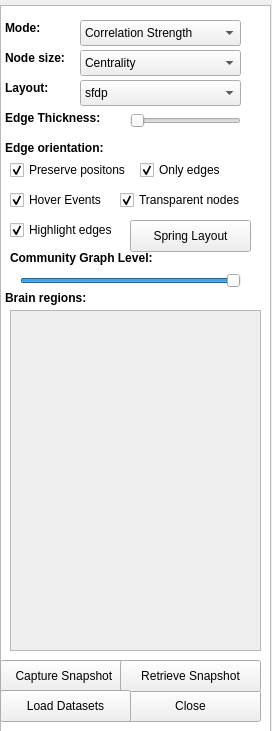
<?xml version="1.0" encoding="UTF-8"?>
<ui version="4.0">
 <class>Form</class>
 <widget class="QWidget" name="Form">
  <property name="geometry">
   <rect>
    <x>0</x>
    <y>0</y>
    <width>272</width>
    <height>731</height>
   </rect>
  </property>
  <property name="minimumSize">
   <size>
    <width>267</width>
    <height>682</height>
   </size>
  </property>
  <property name="windowTitle">
   <string>Form</string>
  </property>
  <widget class="QListView" name="listView">
   <property name="geometry">
    <rect>
     <x>0</x>
     <y>5</y>
     <width>271</width>
     <height>731</height>
    </rect>
   </property>
  </widget>
  <widget class="QPushButton" name="springLayout">
   <property name="geometry">
    <rect>
     <x>130</x>
     <y>220</y>
     <width>121</width>
     <height>32</height>
    </rect>
   </property>
   <property name="text">
    <string>Spring Layout</string>
   </property>
  </widget>
  <widget class="QSlider" name="Thickness">
   <property name="geometry">
    <rect>
     <x>130</x>
     <y>110</y>
     <width>111</width>
     <height>22</height>
    </rect>
   </property>
   <property name="tracking">
    <bool>false</bool>
   </property>
   <property name="orientation">
    <enum>Qt::Horizontal</enum>
   </property>
  </widget>
  <widget class="QPushButton" name="snapshot">
   <property name="geometry">
    <rect>
     <x>0</x>
     <y>660</y>
     <width>131</width>
     <height>32</height>
    </rect>
   </property>
   <property name="text">
    <string>Capture Snapshot </string>
   </property>
  </widget>
  <widget class="QLabel" name="label_2">
   <property name="geometry">
    <rect>
     <x>5</x>
     <y>140</y>
     <width>111</width>
     <height>16</height>
    </rect>
   </property>
   <property name="text">
    <string>&lt;html&gt;&lt;head/&gt;&lt;body&gt;&lt;p&gt;&lt;span style=&quot; font-weight:600;&quot;&gt;Edge orientation:&lt;/span&gt;&lt;/p&gt;&lt;/body&gt;&lt;/html&gt;</string>
   </property>
  </widget>
  <widget class="QPushButton" name="Quit">
   <property name="geometry">
    <rect>
     <x>120</x>
     <y>690</y>
     <width>141</width>
     <height>32</height>
    </rect>
   </property>
   <property name="text">
    <string>Close</string>
   </property>
  </widget>
  <widget class="QScrollArea" name="scroll">
   <property name="geometry">
    <rect>
     <x>10</x>
     <y>310</y>
     <width>251</width>
     <height>341</height>
    </rect>
   </property>
   <property name="widgetResizable">
    <bool>true</bool>
   </property>
   <widget class="QWidget" name="QuantWidget">
    <property name="geometry">
     <rect>
      <x>0</x>
      <y>0</y>
      <width>249</width>
      <height>339</height>
     </rect>
    </property>
    <widget class="QWidget" name="horizontalLayoutWidget">
     <property name="geometry">
      <rect>
       <x>-1</x>
       <y>-1</y>
       <width>251</width>
       <height>341</height>
      </rect>
     </property>
     <layout class="QHBoxLayout" name="quantTable"/>
    </widget>
   </widget>
  </widget>
  <widget class="QLabel" name="label">
   <property name="geometry">
    <rect>
     <x>5</x>
     <y>20</y>
     <width>121</width>
     <height>16</height>
    </rect>
   </property>
   <property name="text">
    <string>&lt;html&gt;&lt;head/&gt;&lt;body&gt;&lt;p&gt;&lt;span style=&quot; font-weight:600;&quot;&gt;Mode:&lt;/span&gt;&lt;/p&gt;&lt;/body&gt;&lt;/html&gt;</string>
   </property>
  </widget>
  <widget class="QLabel" name="label_5">
   <property name="geometry">
    <rect>
     <x>5</x>
     <y>110</y>
     <width>111</width>
     <height>16</height>
    </rect>
   </property>
   <property name="text">
    <string>&lt;html&gt;&lt;head/&gt;&lt;body&gt;&lt;p&gt;&lt;span style=&quot; font-weight:600;&quot;&gt;Edge Thickness: &lt;/span&gt;&lt;/p&gt;&lt;/body&gt;&lt;/html&gt;</string>
   </property>
  </widget>
  <widget class="QComboBox" name="Layout">
   <property name="geometry">
    <rect>
     <x>80</x>
     <y>80</y>
     <width>161</width>
     <height>26</height>
    </rect>
   </property>
   <item>
    <property name="text">
     <string>sfdp</string>
    </property>
   </item>
   <item>
    <property name="text">
     <string>twopi</string>
    </property>
   </item>
   <item>
    <property name="text">
     <string>fdp</string>
    </property>
   </item>
   <item>
    <property name="text">
     <string>circo</string>
    </property>
   </item>
   <item>
    <property name="text">
     <string>circular</string>
    </property>
   </item>
   <item>
    <property name="text">
     <string>spring</string>
    </property>
   </item>
   <item>
    <property name="text">
     <string>random</string>
    </property>
   </item>
   <item>
    <property name="text">
     <string>shell</string>
    </property>
   </item>
   <item>
    <property name="text">
     <string>neato</string>
    </property>
   </item>
  </widget>
  <widget class="QPushButton" name="getSnapshots">
   <property name="geometry">
    <rect>
     <x>120</x>
     <y>660</y>
     <width>141</width>
     <height>32</height>
    </rect>
   </property>
   <property name="text">
    <string>Retrieve Snapshot</string>
   </property>
  </widget>
  <widget class="QLabel" name="label_3">
   <property name="geometry">
    <rect>
     <x>5</x>
     <y>80</y>
     <width>59</width>
     <height>16</height>
    </rect>
   </property>
   <property name="text">
    <string>&lt;html&gt;&lt;head/&gt;&lt;body&gt;&lt;p&gt;&lt;span style=&quot; font-weight:600;&quot;&gt;Layout: &lt;/span&gt;&lt;/p&gt;&lt;/body&gt;&lt;/html&gt;</string>
   </property>
  </widget>
  <widget class="QCheckBox" name="highlightEdges">
   <property name="geometry">
    <rect>
     <x>10</x>
     <y>220</y>
     <width>131</width>
     <height>20</height>
    </rect>
   </property>
   <property name="text">
    <string>Highlight edges</string>
   </property>
   <property name="checked">
    <bool>true</bool>
   </property>
  </widget>
  <widget class="QLabel" name="Regions">
   <property name="geometry">
    <rect>
     <x>5</x>
     <y>290</y>
     <width>141</width>
     <height>16</height>
    </rect>
   </property>
   <property name="text">
    <string>&lt;html&gt;&lt;head/&gt;&lt;body&gt;&lt;p&gt;&lt;span style=&quot; font-weight:600;&quot;&gt;Brain regions:&lt;/span&gt;&lt;/p&gt;&lt;/body&gt;&lt;/html&gt;</string>
   </property>
  </widget>
  <widget class="QPushButton" name="dataSet">
   <property name="geometry">
    <rect>
     <x>0</x>
     <y>690</y>
     <width>131</width>
     <height>32</height>
    </rect>
   </property>
   <property name="text">
    <string>Load Datasets</string>
   </property>
  </widget>
  <widget class="QCheckBox" name="colorEdges">
   <property name="geometry">
    <rect>
     <x>140</x>
     <y>160</y>
     <width>131</width>
     <height>20</height>
    </rect>
   </property>
   <property name="text">
    <string>Only edges</string>
   </property>
   <property name="checked">
    <bool>true</bool>
   </property>
  </widget>
  <widget class="QLabel" name="label_4">
   <property name="geometry">
    <rect>
     <x>5</x>
     <y>50</y>
     <width>71</width>
     <height>16</height>
    </rect>
   </property>
   <property name="text">
    <string>&lt;html&gt;&lt;head/&gt;&lt;body&gt;&lt;p&gt;&lt;span style=&quot; font-weight:600;&quot;&gt;Node size:&lt;/span&gt;&lt;/p&gt;&lt;/body&gt;&lt;/html&gt;</string>
   </property>
  </widget>
  <widget class="QCheckBox" name="preservePositions">
   <property name="geometry">
    <rect>
     <x>10</x>
     <y>160</y>
     <width>141</width>
     <height>20</height>
    </rect>
   </property>
   <property name="text">
    <string>Preserve positons</string>
   </property>
   <property name="checked">
    <bool>true</bool>
   </property>
  </widget>
  <widget class="QCheckBox" name="hover">
   <property name="geometry">
    <rect>
     <x>10</x>
     <y>190</y>
     <width>111</width>
     <height>20</height>
    </rect>
   </property>
   <property name="text">
    <string>Hover Events</string>
   </property>
   <property name="checked">
    <bool>true</bool>
   </property>
  </widget>
  <widget class="QCheckBox" name="transparent">
   <property name="geometry">
    <rect>
     <x>120</x>
     <y>190</y>
     <width>141</width>
     <height>20</height>
    </rect>
   </property>
   <property name="text">
    <string>Transparent nodes</string>
   </property>
   <property name="checked">
    <bool>true</bool>
   </property>
  </widget>
  <widget class="QComboBox" name="correlation">
   <property name="geometry">
    <rect>
     <x>80</x>
     <y>20</y>
     <width>161</width>
     <height>26</height>
    </rect>
   </property>
   <item>
    <property name="text">
     <string>Correlation Strength</string>
    </property>
   </item>
   <item>
    <property name="text">
     <string>Communities</string>
    </property>
   </item>
  </widget>
  <widget class="QComboBox" name="NodeSize">
   <property name="geometry">
    <rect>
     <x>80</x>
     <y>50</y>
     <width>161</width>
     <height>26</height>
    </rect>
   </property>
   <item>
    <property name="text">
     <string>Centrality</string>
    </property>
   </item>
   <item>
    <property name="text">
     <string>Betweeness</string>
    </property>
   </item>
   <item>
    <property name="text">
     <string>ClosenessCentrality</string>
    </property>
   </item>
   <item>
    <property name="text">
     <string>ParticipationCoefficient</string>
    </property>
   </item>
   <item>
    <property name="text">
     <string>LoadCentrality</string>
    </property>
   </item>
  </widget>
  <widget class="QLabel" name="CommunityLabel">
   <property name="geometry">
    <rect>
     <x>10</x>
     <y>250</y>
     <width>171</width>
     <height>16</height>
    </rect>
   </property>
   <property name="text">
    <string>&lt;html&gt;&lt;head/&gt;&lt;body&gt;&lt;p&gt;&lt;span style=&quot; font-weight:600;&quot;&gt;Community Graph Level: &lt;/span&gt;&lt;/p&gt;&lt;/body&gt;&lt;/html&gt;</string>
   </property>
  </widget>
  <widget class="QSlider" name="communityLevel">
   <property name="geometry">
    <rect>
     <x>20</x>
     <y>270</y>
     <width>221</width>
     <height>22</height>
    </rect>
   </property>
   <property name="minimum">
    <number>1</number>
   </property>
   <property name="maximum">
    <number>2</number>
   </property>
   <property name="value">
    <number>2</number>
   </property>
   <property name="orientation">
    <enum>Qt::Horizontal</enum>
   </property>
  </widget>
 </widget>
 <resources/>
 <connections/>
</ui>
